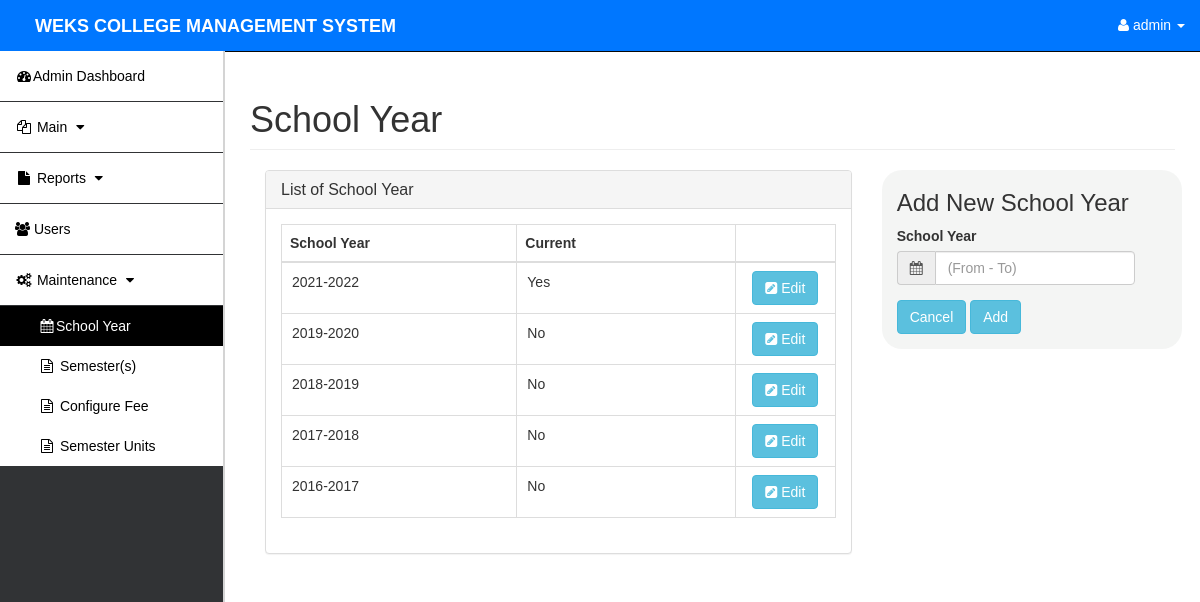
Page /rms.php?page=school_year (signed in) on the committed database.
### tables this page shows
CREATE TABLE `school_year` (
  `SY_ID` int(10) NOT NULL,
  `school_year` varchar(10) NOT NULL,
  `status` varchar(10) NOT NULL
);

### school_year.php (the view, shortened to what this page needs)
          <h1 class="page-header">School Year</h1>
       <div class="col-md-8 " id="s_page">
              <div class="panel panel-default">
        <div class="panel-heading">
          <h3 class="panel-title">List of School Year</h3>
        </div>
        <div class="panel-body">
  <table id="students" class="table table-hover table-bordered">
    <thead>
      <tr>
        <th style="width:20%">School Year</th>
        <th style="width:10%">Current</th>
        <th style="width:10%"></th>
      </tr>
    </thead>
    <tbody>
    <?php
    include 'db.php';
    $sql=  mysqli_query($conn, "SELECT * FROM school_year Order by school_year DESC ");
    while($row = mysqli_fetch_assoc($sql)) {
    ?>
      <tr>
        <td><input id="sy<?php echo $row["SY_ID"] ?>"  name="sy" type="text" style="border:0px" value="<?php echo $row['school_year'] ?>" readonly></td>
          <td><input id="stats<?php echo $row["SY_ID"] ?>"  name="stats" type="text" style="border:0px" value="<?php echo $row['status'] ?>" readonly></td>
        <td><center><a onclick="update_sy(<?php echo $row["SY_ID"]?>)" class="btn btn-info" ><i class="fa fa-pencil-square" aria-hidden="true"></i> Edit</a></center></td>
      </tr>
      <?php
    }
      ?>
    </tbody>
  </table>
</div>
</div>
</div>
      <div class="col-md-4" id="">
            <div class="container frm-new">
      <div class="row main">
        <div class="main-login main-center">
        <h3 id="head">Add New School Year</h3>
          <form class="" method="post">
            <div class="form-group">
              <label for="sy" class="cols-sm-2 control-label">School Year</label>
              <div class="cols-sm-4">
                <div class="input-group">
                  <span class="input-group-addon"><i class="fa fa-calendar" aria-hidden="true"></i></span>
                  <input type="text" class="form-control" id="sy" name="sy"
                  style="width:200px"  placeholder="(From - To)" value="<?php if(isset($_POST['sy'])){echo $_POST['sy'];} ?>"/>
                </div>
              </div>
            </div>
            <div class="form-group ">
            <input type="reset" class="btn btn-info " id="reset" name="reset" value="Cancel">
              <button class="btn btn-info" id="btn_add">Add</button>
            </div>
          </form>
        </div>
      </div>
    </div>
    </div>

### asset/css/sb-admin.css (style rules this page uses)
body { margin-top: 100px; background-color: #222; }
@media (min-width:768px) { body { margin-top: 50px; } }

### asset/css/styles.css (style rules this page uses)
.frm-new { display:block; background-color:rgba(208, 212, 209, 0.23); width:300px; border-radius:20px; position:fixed; z-index:1030; padding-left:30px }
* { box-sizing:border-box }
body { font-family: Verdana,sans-serif; }

### rows in the picture
school_year: sy "2021-2022", stats "Yes"
school_year: sy "2019-2020", stats "No"
school_year: sy "2018-2019", stats "No"
school_year: sy "2017-2018", stats "No"
school_year: sy "2016-2017", stats "No"

### other values in the picture
$_SESSION['fname'] "admin"
